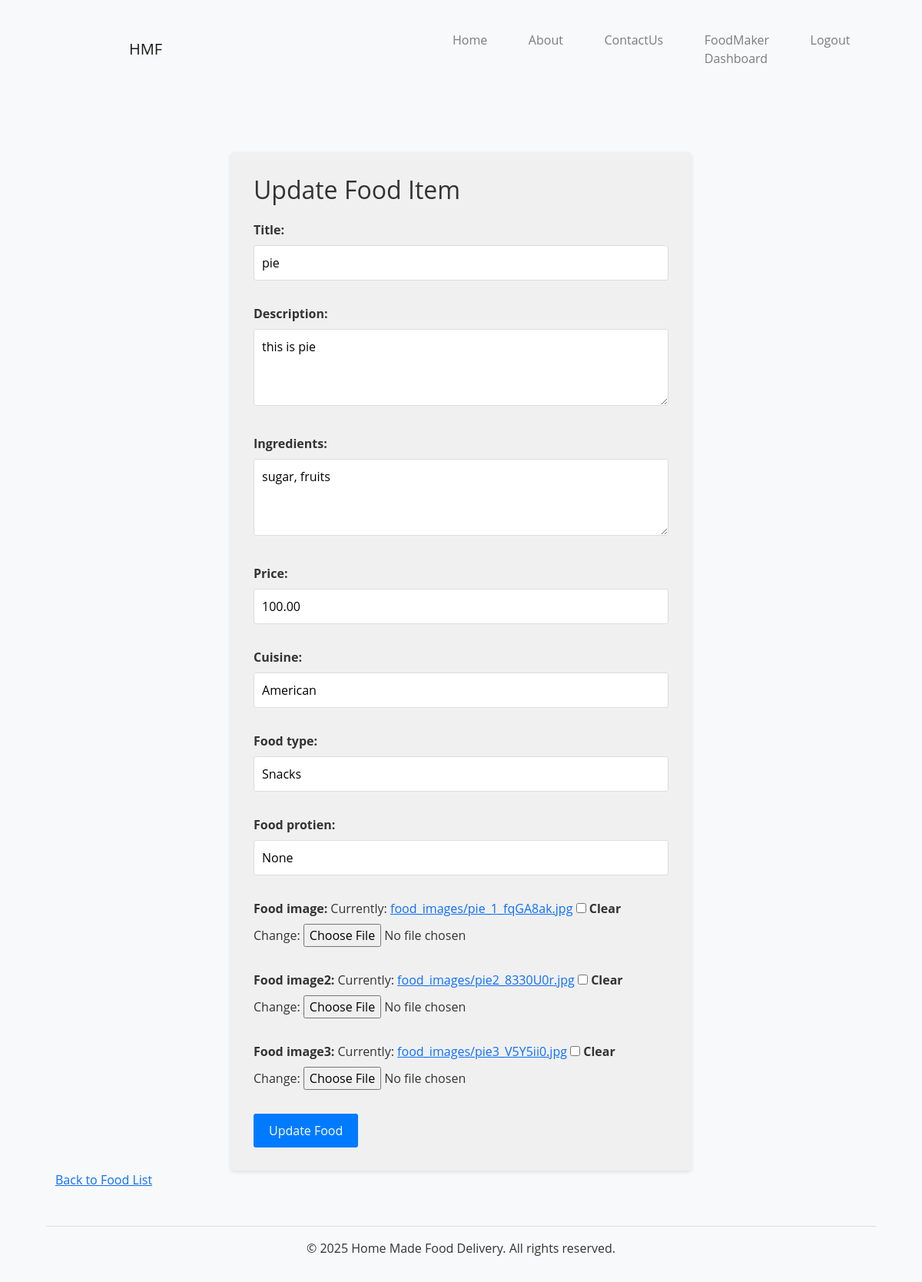
Screenshot of /update-food/6/ (signed in) with the database file from the repository.
### foodapp/models.py (models this page shows, shortened)
class FoodItem(models.Model):
    foodmaker = models.ForeignKey(FoodMakerProfile, on_delete=models.CASCADE, related_name="food_items")
    title = models.CharField(max_length=255)
    description = models.TextField()
    ingredients = models.TextField(blank=True, null=True)  # New field for ingredients
    price = models.DecimalField(max_digits=10, decimal_places=2)
    cuisine = models.CharField(max_length=100)
    food_type = models.CharField(max_length=100, default='Snacks')
    food_protien = models.CharField(max_length=100, default="None")
    food_image = models.ImageField(upload_to='food_images/', blank=True, null=True)
    food_image2 = models.ImageField(upload_to='food_images/', blank=True, null=True)
    food_image3 = models.ImageField(upload_to='food_images/', blank=True, null=True)

### foodapp/views.py (the view)
# urls.py: path('update-food/<int:food_id>/', views.update_food, name='update_food'),
@login_required
def update_food(request, food_id):
    if request.user.role != 'FoodMaker':
        return redirect('home')
    food = get_object_or_404(FoodItem, id=food_id)
    if food.foodmaker != request.user.foodmaker_profile:
        return redirect('home')  # Unauthorized access
    if request.method == 'POST':
        form = FoodForm(request.POST, request.FILES, instance=food)
        if form.is_valid():
            form.save()
            messages.success(request, "Food updated successfully!")
            return redirect('foodmaker_dashboard')  # Redirect after update
    else:
        form = FoodForm(instance=food)
    return render(request, 'update_food.html', {
        'form': form,
        'food': food
        })

### foodapp/forms.py
class FoodForm(forms.ModelForm):
    class Meta:
        model = FoodItem
        fields = ['title', 'description', 'ingredients', 'price', 'cuisine', 'food_type', 'food_protien', 'food_image', 'food_image2', 'food_image3']

### foodapp/templates/update_food.html (shortened to what this page needs)
{% extends 'base.html' %}
{% block content %}
<div class="container">
  <div class="row justify-content-center">
    <div class="col-md-8">
      <div class="update-food-form">
        <h2>Update Food Item</h2>
        <form method="POST" enctype="multipart/form-data">
          {{ form.as_p }}
          <button type="submit">Update Food</button>
        </form>
      </div>
    </div>
  </div>
</div>
<a href="{% url 'foodmaker_dashboard' %}">Back to Food List</a>
{% endblock %}

### foodapp/static/css/styles.css (style rules this page uses)
*, *::before, *::after { margin: 0; padding: 0; box-sizing: border-box; }
body { min-height: 100vh; display: flex; flex-direction: column; font-family: 'Open Sans', sans-serif; background-color: #f8f9fa; color: #333; margin-left: 5%; margin-right: 5%; }
.update-food-form { max-width: 600px; margin: 0 auto; padding: 30px; border-radius: 5px; background-color: #f0f0f0; box-shadow: 0 2px 5px rgba(0, 0, 0, 0.1); }
.update-food-form h2 { margin-bottom: 20px; }
.update-food-form label { font-weight: bold; }
.update-food-form input[type="text"], .update-food-form input[type="number"], .update-food-form textarea { width: 100%; padding: 10px; margin-bottom: 15px; border: 1px solid #ddd; border-radius: 3px; }
.update-food-form textarea { height: 100px; }
.update-food-form input[type="file"] { margin-bottom: 15px; }
.update-food-form button { background-color: #007bff; color: #fff; padding: 10px 20px; border: none; border-radius: 3px; cursor: pointer; }

### rows the page displays
FoodItem: title "pie", description "this is pie", ingredients "sugar, fruits", price "100.00", cuisine "American", food_type "Snacks", food_protien "None"
